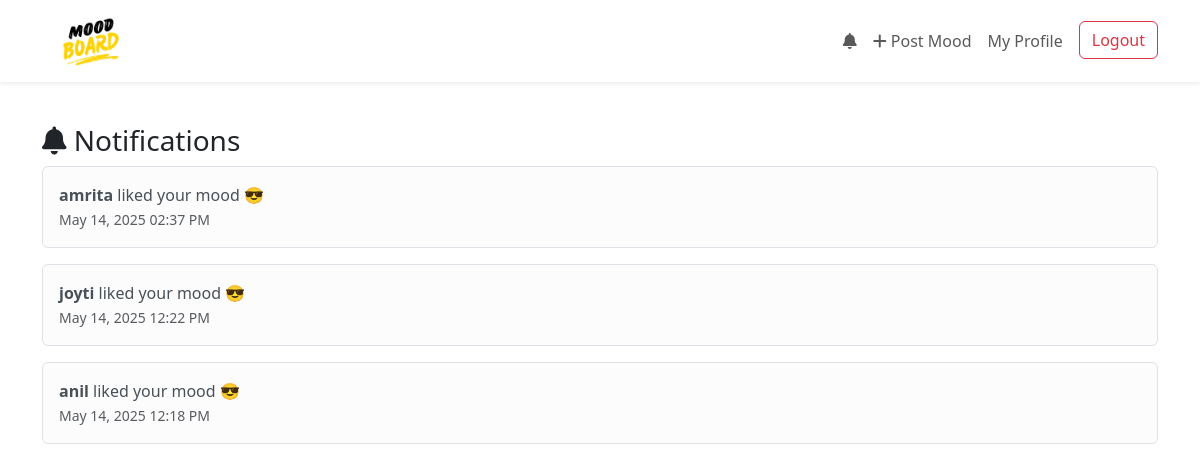
Screenshot of /notifications.php (signed in) with the database file from the repository.
### tables this page shows
CREATE TABLE `notifications` (
  `id` int(11) NOT NULL,
  `recipient_id` int(11) NOT NULL,
  `sender_id` int(11) NOT NULL,
  `mood_id` int(11) NOT NULL,
  `type` enum('like','comment') NOT NULL,
  `is_read` tinyint(1) DEFAULT 0,
  `created_at` datetime DEFAULT current_timestamp()
);

CREATE TABLE `users` (
  `id` int(11) NOT NULL,
  `name` varchar(100) DEFAULT NULL,
  `email` varchar(100) DEFAULT NULL,
  `password` varchar(255) DEFAULT NULL,
  `profile` varchar(255) DEFAULT NULL,
  `bio` text DEFAULT NULL,
  `dob` date DEFAULT NULL
);

CREATE TABLE `moods` (
  `id` int(11) NOT NULL,
  `user_id` int(11) DEFAULT NULL,
  `mood_emoji` varchar(10) DEFAULT NULL,
  `message` text DEFAULT NULL,
  `image` varchar(255) DEFAULT NULL,
  `created_at` datetime DEFAULT current_timestamp()
);

### notifications.php (the view, shortened to what this page needs)
<?php
include 'includes/db.php';
$user_id = $_SESSION['user_id'];
mysqli_query($conn, "UPDATE notifications SET is_read = 1 WHERE recipient_id = '$user_id'");
$sql = "SELECT notifications.*, users.name, moods.mood_emoji
        FROM notifications
        JOIN users ON notifications.sender_id = users.id
        JOIN moods ON notifications.mood_id = moods.id
        WHERE notifications.recipient_id = '$user_id'
        ORDER BY notifications.created_at DESC";
$result = mysqli_query($conn, $sql);
?>
<!DOCTYPE html>
<html>
<head>
    <link href="https://cdn.jsdelivr.net/npm/bootstrap@5.3.3/dist/css/bootstrap.min.css" rel="stylesheet">
    <link rel="stylesheet" href="https://cdnjs.cloudflare.com/ajax/libs/font-awesome/6.7.2/css/all.min.css">
</head>
<body>
<?php include 'includes/header.php'; ?>
<div class="container mt-4">
    <h3><i class="fa-solid fa-bell"></i> Notifications</h3>
    <?php if (mysqli_num_rows($result) > 0): ?>
        <?php while ($row = mysqli_fetch_assoc($result)): ?>
            <div class="alert alert-light border">
                <strong><?php echo htmlspecialchars($row['name']); ?></strong>
                <?php if ($row['type'] === 'like'): ?>
                    liked your mood <?php echo $row['mood_emoji']; ?>
                <?php elseif ($row['type'] === 'comment'): ?>
                    commented on your mood <?php echo $row['mood_emoji']; ?>
                <?php endif; ?>
                <br>
                <small class="text-muted"><?php echo date('M d, Y h:i A', strtotime($row['created_at'])); ?></small>
            </div>
        <?php endwhile; ?>
    <?php else: ?>
        <p>No new notifications.</p>
    <?php endif; ?>
</div>
</body>
</html>

### includes/header.php (style rules this page uses)
body { padding-top: 100px; }

### rows the page displays
notifications: sender.name "amrita", mood.mood_emoji "😎", created_at "May 14, 2025 02:37 PM"
notifications: sender.name "joyti", mood.mood_emoji "😎", created_at "May 14, 2025 12:22 PM"
notifications: sender.name "anil", mood.mood_emoji "😎", created_at "May 14, 2025 12:18 PM"
